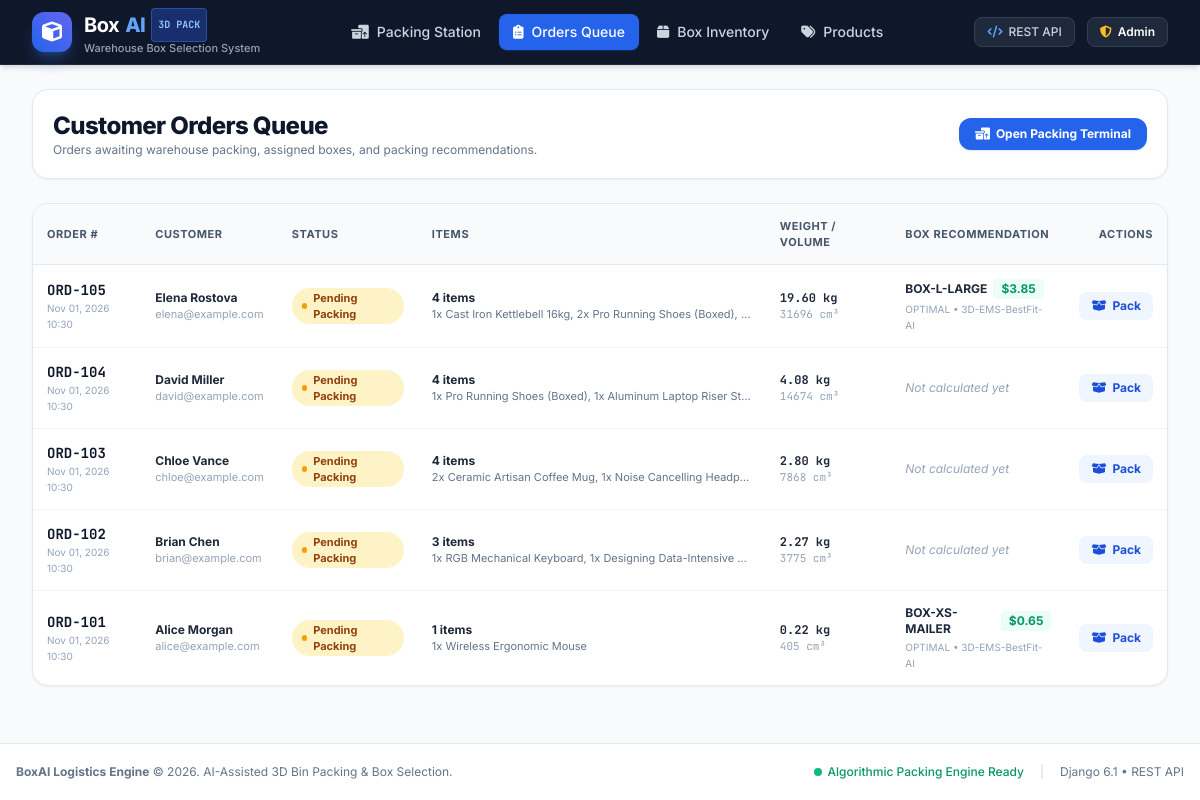
Screenshot of /orders/ with the database file from the repository.
### packing/models.py (models this page shows, shortened)
class Order(models.Model):
    STATUS_CHOICES = [
        ('PENDING', 'Pending Packing'),
        ('PACKED', 'Packed'),
        ('SHIPPED', 'Shipped'),
    ]
    order_number = models.CharField(max_length=64, unique=True, help_text="Order ID/Number (e.g., ORD-10023)")
    customer_name = models.CharField(max_length=100)
    customer_email = models.EmailField(blank=True)
    status = models.CharField(max_length=20, choices=STATUS_CHOICES, default='PENDING')
    notes = models.TextField(blank=True, help_text="Special shipping or handling notes")
    created_at = models.DateTimeField(auto_now_add=True)
    updated_at = models.DateTimeField(auto_now=True)
    class Meta:
        ordering = ['-created_at']
    @property
    def total_items_count(self) -> int:
        return sum(item.quantity for item in self.items.all())
    @property
    def total_weight(self) -> float:
        return sum(float(item.product.weight * item.quantity) for item in self.items.all())
    @property
    def total_volume(self) -> float:
        return sum(item.product.volume * item.quantity for item in self.items.all())

class OrderItem(models.Model):
    order = models.ForeignKey(Order, related_name='items', on_delete=models.CASCADE)
    product = models.ForeignKey(Product, on_delete=models.PROTECT)
    quantity = models.PositiveIntegerField(default=1)
    class Meta:
        unique_together = ('order', 'product')

class Product(models.Model):
    CATEGORY_CHOICES = [
        ('ELECTRONICS', 'Electronics & Gadgets'),
        ('APPAREL', 'Apparel & Fashion'),
        ('BOOKS', 'Books & Media'),
        ('HOME', 'Home & Kitchen'),
        ('GLASSWARE', 'Fragile & Glassware'),
        ('COSMETICS', 'Cosmetics & Beauty'),
        ('OTHER', 'General Merchandise'),
    ]
    sku = models.CharField(max_length=64, unique=True, help_text="Unique product SKU")
    name = models.CharField(max_length=150, help_text="Product title")
    category = models.CharField(max_length=32, choices=CATEGORY_CHOICES, default='OTHER')
    length = models.DecimalField(max_digits=8, decimal_places=2, help_text="Length in cm")
    width = models.DecimalField(max_digits=8, decimal_places=2, help_text="Width in cm")
    height = models.DecimalField(max_digits=8, decimal_places=2, help_text="Height in cm")
    weight = models.DecimalField(max_digits=8, decimal_places=2, help_text="Weight in kg")
    is_fragile = models.BooleanField(default=False, help_text="Requires padding and top placement")
    keep_upright = models.BooleanField(default=False, help_text="Must be kept right-side-up (no sideways tilting)")
    created_at = models.DateTimeField(auto_now_add=True)
    updated_at = models.DateTimeField(auto_now=True)
    class Meta:
        ordering = ['name']
    @property
    def volume(self) -> float:
        return float(self.length * self.width * self.height)

class PackedBox(models.Model):
    recommendation = models.ForeignKey(PackingRecommendation, related_name='packed_boxes', on_delete=models.CASCADE)
    box = models.ForeignKey(Box, on_delete=models.PROTECT)
    box_index = models.PositiveIntegerField(default=1, help_text="Box 1, Box 2, etc.")
    used_weight = models.DecimalField(max_digits=8, decimal_places=2)
    used_volume = models.DecimalField(max_digits=12, decimal_places=2)
    volume_utilization = models.DecimalField(max_digits=5, decimal_places=2, help_text="Percentage of box volume used")
    box_cost = models.DecimalField(max_digits=8, decimal_places=2)
    recommended_void_fill = models.CharField(max_length=150, blank=True, help_text="E.g., Air pillows (30% void), Kraft paper")
    class Meta:
        ordering = ['box_index']

class Box(models.Model):
    code = models.CharField(max_length=50, unique=True, help_text="Unique box code or SKU (e.g., BOX-S, BOX-M)")
    name = models.CharField(max_length=100, help_text="Human-readable box name (e.g., Small Shipping Carton)")
    inner_length = models.DecimalField(max_digits=8, decimal_places=2, help_text="Internal length in cm")
    inner_width = models.DecimalField(max_digits=8, decimal_places=2, help_text="Internal width in cm")
    inner_height = models.DecimalField(max_digits=8, decimal_places=2, help_text="Internal height in cm")
    max_weight = models.DecimalField(max_digits=8, decimal_places=2, help_text="Maximum weight capacity in kg")
    empty_weight = models.DecimalField(max_digits=8, decimal_places=2, default=Decimal('0.10'), help_text="Tare weight of the empty box in kg")
    cost = models.DecimalField(max_digits=8, decimal_places=2, help_text="Cost of box in USD")
    is_active = models.BooleanField(default=True, help_text="Whether this box is available for order packing")
    created_at = models.DateTimeField(auto_now_add=True)
    updated_at = models.DateTimeField(auto_now=True)
    class Meta:
        ordering = ['cost', 'inner_length']
        verbose_name = "Shipping Box"
        verbose_name_plural = "Shipping Boxes"

class PackingRecommendation(models.Model):
    order = models.ForeignKey(Order, null=True, blank=True, related_name='recommendations', on_delete=models.SET_NULL)
    total_items_count = models.PositiveIntegerField(default=0)
    total_items_weight = models.DecimalField(max_digits=8, decimal_places=2, default=Decimal('0.00'))
    total_items_volume = models.DecimalField(max_digits=12, decimal_places=2, default=Decimal('0.00'))
    total_boxes_count = models.PositiveIntegerField(default=1)
    total_cost = models.DecimalField(max_digits=8, decimal_places=2, default=Decimal('0.00'))
    algorithm_used = models.CharField(max_length=64, default="3D-EMS-BestFit")
    status = models.CharField(max_length=32, default="OPTIMAL", help_text="OPTIMAL, MULTI_BOX, NO_FIT")
    ai_summary = models.TextField(blank=True, help_text="AI reasoning, void fill suggestions, and hazard advisory")
    packing_guidance = models.JSONField(default=list, blank=True, help_text="Step-by-step instructions for packing team")
    created_at = models.DateTimeField(auto_now_add=True)
    class Meta:
        ordering = ['-created_at']

### packing/views.py (the view)
# urls.py: path('orders/', orders_view, name='orders'),
def orders_view(request):
    orders = Order.objects.prefetch_related('items__product', 'recommendations').all().order_by('-created_at')
    return render(request, 'orders.html', {'orders': orders, 'active_nav': 'orders'})

### packing/templates/orders.html (shortened to what this page needs)
{% extends 'base.html' %}
{% block content %}
<div class="space-y-6">
    <div class="flex flex-col sm:flex-row justify-between items-start sm:items-center gap-4 bg-white p-5 rounded-2xl border border-slate-200 shadow-sm">
        <div>
            <h1 class="text-2xl font-extrabold text-slate-900 tracking-tight">Customer Orders Queue</h1>
            <p class="text-xs text-slate-500">Orders awaiting warehouse packing, assigned boxes, and packing recommendations.</p>
        </div>
        <div class="flex items-center gap-2">
            <a href="{% url 'dashboard' %}" class="px-4 py-2 bg-blue-600 hover:bg-blue-700 text-white rounded-xl text-xs font-bold transition flex items-center gap-1.5 shadow-sm shadow-blue-500/20">
                <i class="fa-solid fa-boxes-packing"></i> Open Packing Terminal
            </a>
        </div>
    </div>
    <div class="bg-white rounded-2xl border border-slate-200 shadow-sm overflow-hidden">
        <div class="overflow-x-auto">
            <table class="w-full text-left text-xs">
                <thead class="bg-slate-50 text-slate-600 font-semibold border-b border-slate-200 uppercase tracking-wider text-[11px]">
                    <tr>
                        <th class="p-3.5">Order #</th>
                        <th class="p-3.5">Customer</th>
                        <th class="p-3.5">Status</th>
                        <th class="p-3.5">Items</th>
                        <th class="p-3.5">Weight / Volume</th>
                        <th class="p-3.5">Box Recommendation</th>
                        <th class="p-3.5 text-right">Actions</th>
                    </tr>
                </thead>
                <tbody class="divide-y divide-slate-100">
                    {% for ord in orders %}
                    <tr class="hover:bg-slate-50/70 transition">
                        <td class="p-3.5">
                            <span class="font-bold text-slate-900 text-sm font-mono">{{ ord.order_number }}</span>
                            <div class="text-[10px] text-slate-400">{{ ord.created_at|date:"M d, Y H:i" }}</div>
                        </td>
                        <td class="p-3.5">
                            <div class="font-bold text-slate-800">{{ ord.customer_name }}</div>
                            <div class="text-[11px] text-slate-400">{{ ord.customer_email|default:"customer@example.com" }}</div>
                        </td>
                        <td class="p-3.5">
                            {% if ord.status == 'PENDING' %}
                            <span class="inline-flex items-center px-2.5 py-0.5 rounded-full text-[11px] font-bold bg-amber-100 text-amber-800">
                                <span class="w-1.5 h-1.5 rounded-full bg-amber-500 mr-1.5 animate-pulse"></span> Pending Packing
                            </span>
                            {% elif ord.status == 'PACKED' %}
                            <span class="inline-flex items-center px-2.5 py-0.5 rounded-full text-[11px] font-bold bg-emerald-100 text-emerald-800">
                                <i class="fa-solid fa-check mr-1 text-emerald-600"></i> Packed
                            </span>
                            {% else %}
                            <span class="inline-flex items-center px-2.5 py-0.5 rounded-full text-[11px] font-bold bg-blue-100 text-blue-800">
                                Shipped
                            </span>
                            {% endif %}
                        </td>
                        <td class="p-3.5">
                            <div class="font-bold text-slate-800">{{ ord.total_items_count }} items</div>
                            <div class="text-[11px] text-slate-500 truncate max-w-xs">
                                {% for it in ord.items.all %}
                                {{ it.quantity }}x {{ it.product.name }}{% if not forloop.last %}, {% endif %}
                                {% endfor %}
                            </div>
                        </td>
                        <td class="p-3.5 font-mono">
                            <div class="font-bold text-slate-800">{{ ord.total_weight|floatformat:2 }} kg</div>
                            <div class="text-[11px] text-slate-400">{{ ord.total_volume|floatformat:0 }} cm³</div>
                        </td>
                        <td class="p-3.5">
                            {% with rec=ord.recommendations.first %}
                            {% if rec %}
                            <div class="flex items-center gap-1.5">
                                <span class="font-bold text-slate-800">
                                    {% for pb in rec.packed_boxes.all %}
                                    {{ pb.box.code }}{% if not forloop.last %} + {% endif %}
                                    {% endfor %}
                                </span>
                                <span class="text-xs font-bold text-emerald-600 bg-emerald-50 px-2 py-0.5 rounded">
                                    ${{ rec.total_cost }}
                                </span>
                            </div>
                            <div class="text-[10px] text-slate-400 mt-0.5">{{ rec.status }} &bull; {{ rec.algorithm_used }}</div>
                            {% else %}
                            <span class="text-slate-400 italic">Not calculated yet</span>
                            {% endif %}
                            {% endwith %}
                        </td>
                        <td class="p-3.5 text-right">
                            <a href="{% url 'dashboard' %}" class="inline-flex items-center px-3 py-1.5 bg-blue-50 hover:bg-blue-100 text-blue-700 rounded-lg text-xs font-bold transition">
                                <i class="fa-solid fa-box-open mr-1.5"></i> Pack
                            </a>
                        </td>
                    </tr>
                    {% endfor %}
                </tbody>
            </table>
        </div>
    </div>
</div>
{% endblock %}

### packing/templates/base.html (style rules this page uses)
body { font-family: 'Inter', sans-serif; }
.font-mono { font-family: 'JetBrains Mono', monospace; }

### rows the page displays
Order: order_number "ORD-105", created_at "Nov 01, 2026 10:30", customer_name "Elena Rostova", customer_email "elena@example.com", status "PENDING" (drawn), total_items_count "4", total_weight "19.60", total_volume "31696", recommendations.first.total_cost "3.85", recommendations.first.status "OPTIMAL", recommendations.first.algorithm_used "3D-EMS-BestFit-AI"
OrderItem: quantity "1", product.name "Cast Iron Kettlebell 16kg"
OrderItem: quantity "2", product.name "Pro Running Shoes (Boxed)"
PackedBox: box.code "BOX-L-LARGE"
Order: order_number "ORD-104", created_at "Nov 01, 2026 10:30", customer_name "David Miller", customer_email "david@example.com", status "PENDING" (drawn), total_items_count "4", total_weight "4.08", total_volume "14674", shows "Not calculated yet"
OrderItem: quantity "1", product.name "Pro Running Shoes (Boxed)"
OrderItem: quantity "1", product.name "Aluminum Laptop Riser St…"
Order: order_number "ORD-103", created_at "Nov 01, 2026 10:30", customer_name "Chloe Vance", customer_email "chloe@example.com", status "PENDING" (drawn), total_items_count "4", total_weight "2.80", total_volume "7868", shows "Not calculated yet"
OrderItem: quantity "2", product.name "Ceramic Artisan Coffee Mug"
OrderItem: quantity "1", product.name "Noise Cancelling Headp…"
Order: order_number "ORD-102", created_at "Nov 01, 2026 10:30", customer_name "Brian Chen", customer_email "brian@example.com", status "PENDING" (drawn), total_items_count "3", total_weight "2.27", total_volume "3775", shows "Not calculated yet"
OrderItem: quantity "1", product.name "RGB Mechanical Keyboard"
OrderItem: quantity "1", product.name "Designing Data-Intensive…"
Order: order_number "ORD-101", created_at "Nov 01, 2026 10:30", customer_name "Alice Morgan", customer_email "alice@example.com", status "PENDING" (drawn), total_items_count "1", total_weight "0.22", total_volume "405", recommendations.first.total_cost "0.65", recommendations.first.status "OPTIMAL", recommendations.first.algorithm_used "3D-EMS-BestFit-AI"
OrderItem: quantity "1", product.name "Wireless Ergonomic Mouse"
PackedBox: box.code "BOX-XS-MAILER"
